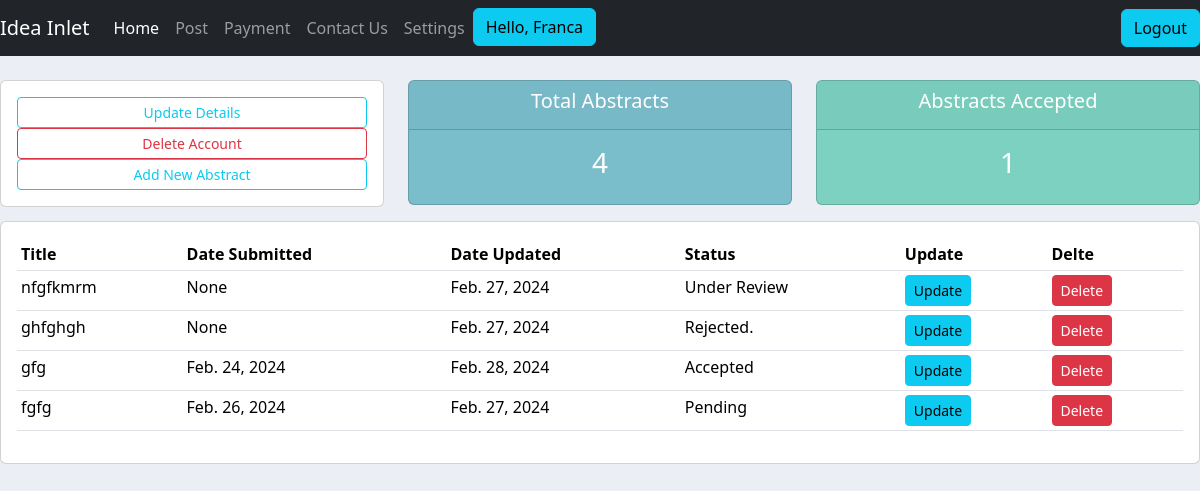
The app's page /user/ (signed in), older data.
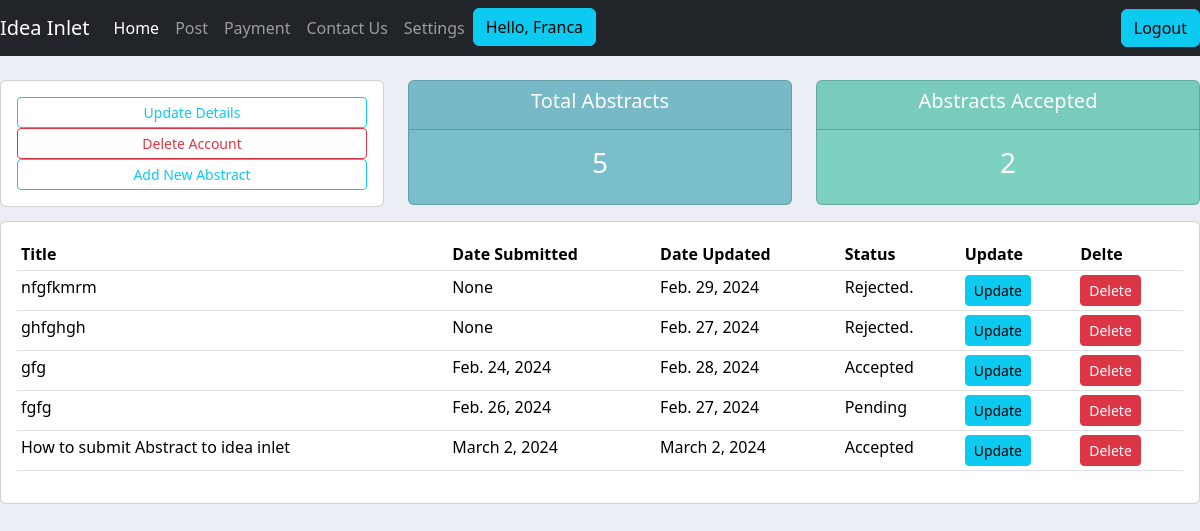
The same page, newer data.
### abstract/models.py (models this page shows, shortened)
class Abstract(models.Model):
    STATUS = (
        ("Pending", "Pending"),
        ("Under Review", "Under Review"),
        ("Accepted", "Accepted"),
        ("Rejected.", "Rejected"),
    )
    title = models.CharField(max_length=200, null=True)
    abstract_body = models.TextField(max_length=600, null=True)
    keywords = models.CharField(max_length=300, null=True)
    author_name = models.CharField(max_length=200, null=True)
    author_email = models.EmailField(max_length=200, null=True)
    author_affiliation = models.CharField(max_length=200, null=True)
    presenter_name = models.CharField(max_length=200, null=True)
    presenter_email = models.EmailField(max_length=200, null=True)
    date_created = models.DateField(auto_now_add=True, null=True)
    date_updated = models.DateField(auto_now=True, null=True)
    upload = models.FileField(upload_to="uploads/%Y/%m/%d/", blank=True)
    status = models.CharField(max_length=50, choices=STATUS, default='Pending', blank=True)
    topics = models.ManyToManyField(Topic)
    presentation_preference = models.ManyToManyField(Presentation_type)
    event = models.ForeignKey(Event, null=True, on_delete=models.SET_NULL)
    author = models.ForeignKey(Author, null=True, on_delete=models.SET_NULL, blank=True)
    editors = models.ManyToManyField(Group, related_name='assigned_abstracts', blank=True)

### abstract/decorators.py (the view)
        def wrapper_func(request, *args, **kwargs):
            group = None
            if request.user.groups.exists():
                group = request.user.groups.all()[0].name
            if group in allowed_roles:
                return  view_func(request, *args, **kwargs)
            else:
                return render(request, 'abstract/authorize.html')

### abstract/views.py (called while the page is built)
@login_required(login_url='login')
@allowed_users(allowed_roles=['editor', 'author', 'reviewer'])
def userPage(request):
    author = request.user.author
    aus = request.user.author.abstract_set.all()
    abstracts = Abstract.objects.all()
    authors = Author.objects.all()
    total_author = authors.count()
    total_abstract = abstracts.count()
    accepted = abstracts.filter(status='Accepted').count
    context ={'aus':aus, 'abstracts':abstracts, 'authors': authors,
               'total_author':total_author, 'total_abstract':total_abstract,
               'accepted': accepted, 'author':author}
    return render(request, 'abstract/user.html', context)

### abstract/templates/abstract/user.html
{%  extends 'abstract/main.html' %}
{% block content %}
{%  include 'abstract/user_status.html' %}
<div class="row">
    <div class="col-md">
        <div class="card card-body">
            <table class="table table-sm">
                <tr>
                    <th>Title</th>
                    <th>Date Submitted</th>
                    <th>Date Updated</th>
                    <th>Status</th>
                    <th>Update</th>
                    <th>Delte</th>
                </tr>
                {% for abstract in abstracts %}
                    <tr>
                        <td>{{ abstract.title }}</td>
                        <td>{{ abstract.date_created }}</td>
                        <td>{{ abstract.date_updated }}</td>
                        <td>{{ abstract.status }}</td>
                        <td><a class= "btn btn-sm btn-info" href="{% url 'update_abstract' abstract.id %}"> Update </a></td>
                        <td><a class= "btn btn-sm btn-danger" href="{% url 'delete_abstract' abstract.id %}"> Delete </a></td>
                    </tr>
				{% endfor %}
            </table>
        </div>
    </div>
</div>
{% endblock %}

Row changes from the older to the newer data that the page shows:
changed Abstract "nfgfkmrm": date_updated "Feb. 27, 2024" → "Feb. 29, 2024"; status "Under Review" → "Rejected."
added Abstract: title "How to submit Abstract to idea inlet", date_created "March 2, 2024", date_updated "March 2, 2024", status "Accepted"
Text that changed along with them:
{{ total_abstract }}: "4" → "5"
{{ accepted }}: "1" → "2"
